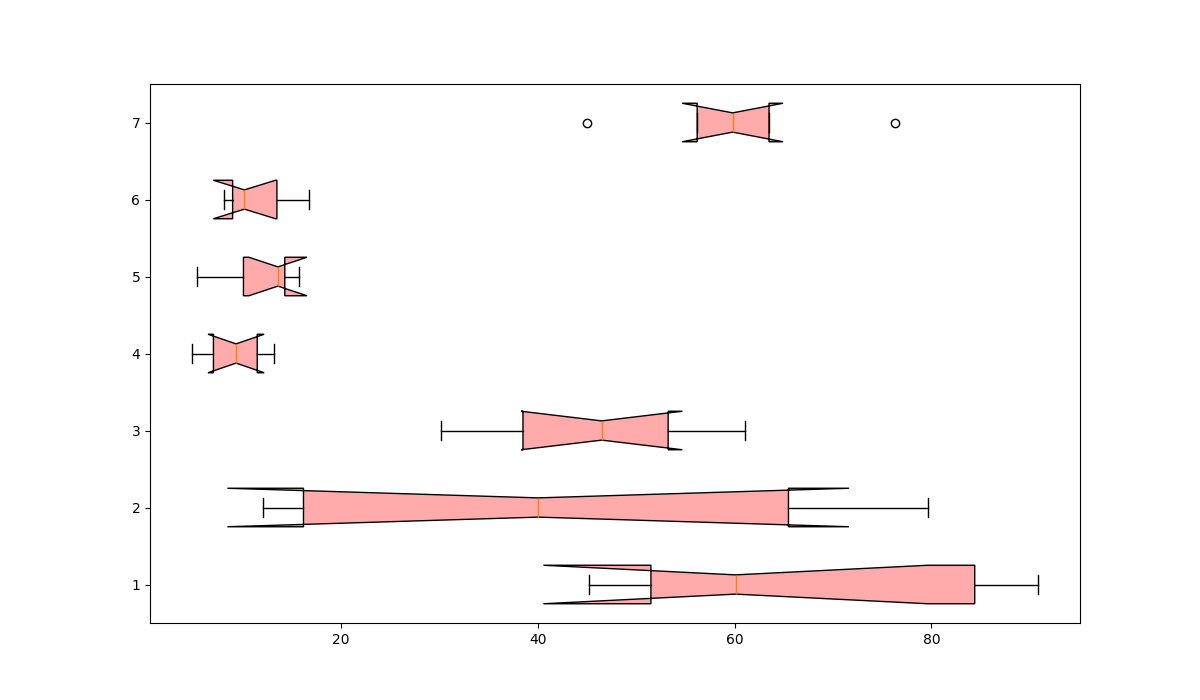

Write Python code to recreate this figure.
import matplotlib.pyplot as plt

# Data: Vitamin C content (mg/100g) for different fruit groups
citrus_fruits = [53.2, 60.1, 90.8, 88.3, 80.5, 45.2, 49.8]
berries = [12.1, 58.8, 67.7, 21.3, 79.7, 14.5]
tropical_fruits = [61.1, 30.2, 36.4, 45.4, 52.4, 39.2, 55.8, 47.6]
stone_fruits = [6.6, 8.4, 10.3, 4.9, 11.9, 13.2]
pomes = [5.4, 14.3, 13.6, 10.1, 15.7]
melons = [8.1, 10.2, 13.5, 16.8, 9.0]
tropical_blends = [45.0, 56.2, 76.3, 59.8, 63.5]

data = [citrus_fruits, berries, tropical_fruits, stone_fruits, pomes, melons, tropical_blends]

fig, ax = plt.subplots(figsize=(12, 7))

bp = ax.boxplot(data, vert=False, patch_artist=True, notch=True, whis=1.5)

# Set a single color for all box plots
single_color = '#FFABAB'
for patch in bp['boxes']:
    patch.set_facecolor(single_color)

plt.show()
